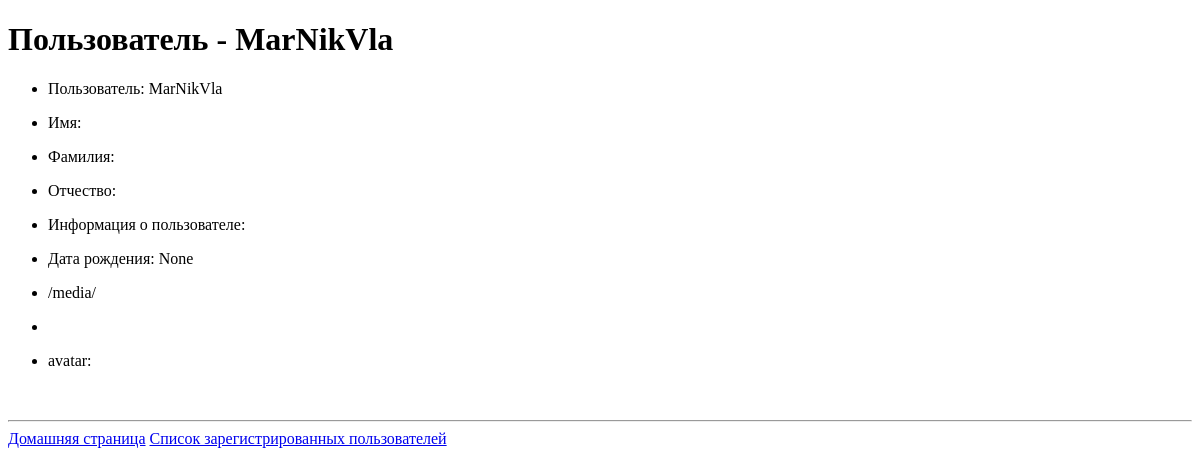
The page /user/1 on the database as committed earlier.
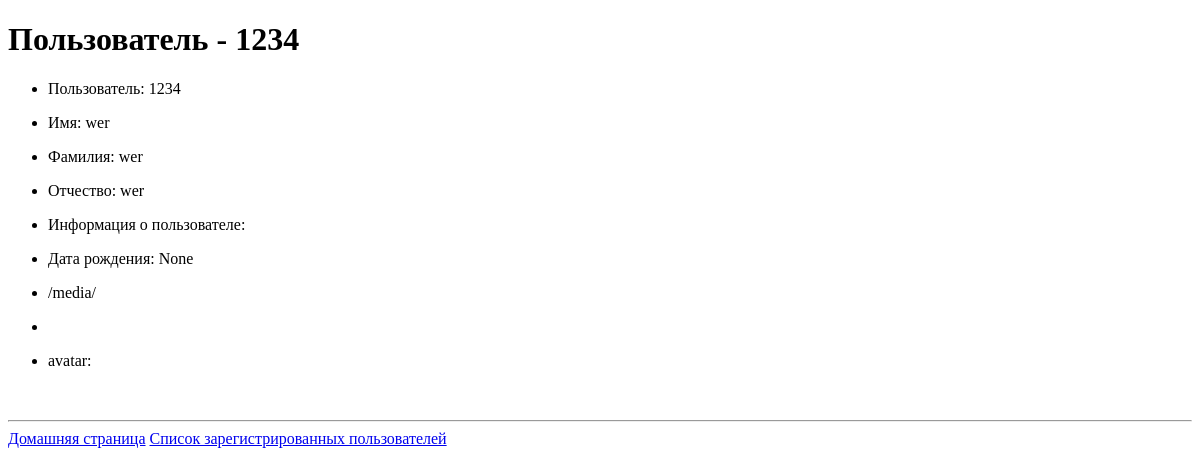
The same page on the database as committed later.
### accounts/models.py (models this page shows, shortened)
class Profile(models.Model):
    user = models.OneToOneField(User, on_delete=models.CASCADE)
    last_name = models.CharField('Фамилия', max_length=50, blank=True)
    first_name = models.CharField('Имя', max_length=50, blank=True)
    middle_name = models.CharField('Отчество', max_length=50, blank=True)
    bio = models.TextField('Информация о себе', max_length=500, blank=True)
    birth_date = models.DateField('Дата рождения: dd/mm.YYYY', null=True, blank=True)
    avatar = models.ImageField('Аватар', upload_to='users/%Y/%m/%d/', blank=True)
    company = models.ForeignKey(Company,
                                related_name='employee',
                                on_delete=models.CASCADE,
                                blank=True)

### accounts/views.py (the view)
# urls.py: path('user/<int:pk>', views.ProfileDetailView.as_view(), name='user_detail'),
class ProfileDetailView(DetailView):
    model = Profile
    template_name = 'accounts/user_detail.html'
    context_object_name = 'profile'

### templates/accounts/user_detail.html (shortened to what this page needs)
{% extends "base.html" %}
{% block content %}
    <h1>Пользователь - {{ profile.user.username }}</h1>
    <div>
        <ul>
            <li><p>Пользователь: {{ profile.user.username }}</p></li>
            <li><p>Имя: {{ profile.first_name }}</p></li>
            <li><p>Фамилия: {{ profile.last_name }}</p></li>
            <li><p>Отчество: {{ profile.middle_name }}</p></li>
            <li><p>Информация о пользователе: {{ profile.bio }}</p></li>
            <li><p>Дата рождения: {{ profile.birth_date }}</p></li>
             <li><p>{{ MEDIA_URL }}</p></li>
             <li><p>{{ profile.avatar }}</p></li>
            <li><p>avatar: </p>
                <p><img src="{{ MEDIA_URL }}{{ profile.avatar }}" alt="{{ profile.avatar }}"></p>
            </li>
        </ul>
    </div>
{% endblock %}

### templates/base.html (shortened to what this page needs)
{% load static %}
<!DOCTYPE html>
<html lang="ru">
<head>
</head>
<body>
<main>
    {% block content %}{% endblock %}
</main>
<hr>
    <a href="{% url 'home' %}">Домашняя страница</a>
    <a href="{% url 'users_list' %}">Список зарегистрированных пользователей</a>
</body>
</html>

Rows that differ between the two databases and show on the page:
changed Profile "None": user.username "MarNikVla" → "1234"; first_name (not shown) → "wer"; last_name (not shown) → "wer"; middle_name (not shown) → "wer"
